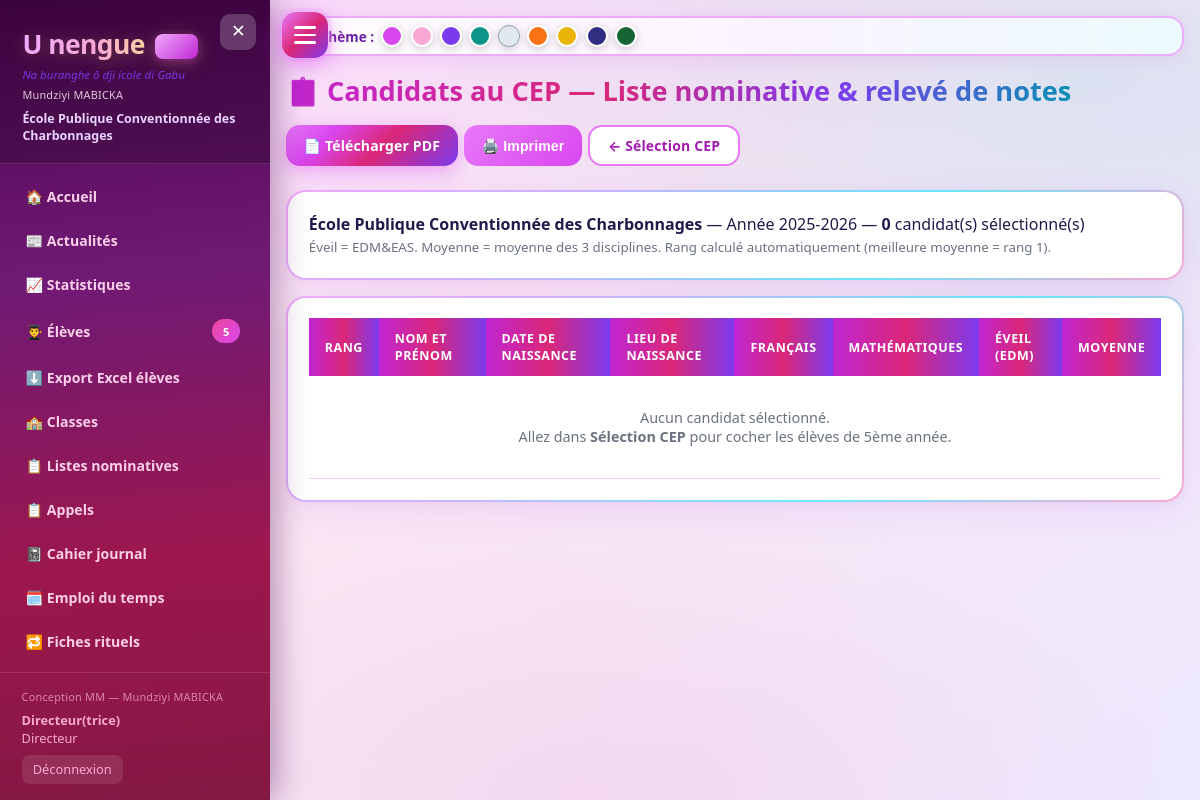
The page /cep/candidats (signed in) on the database its author committed.
### app.py (models this page shows)
class SchoolSettings(db.Model):
    id = db.Column(db.Integer, primary_key=True)
    tenant_id = db.Column(db.Integer, db.ForeignKey('tenant.id'), nullable=True, index=True)
    school_name = db.Column(db.String(200), default='École Primaire')
    address = db.Column(db.String(300), default='')
    phone = db.Column(db.String(50), default='')
    email = db.Column(db.String(120), default='')
    province = db.Column(db.String(100), default='')
    circonscription = db.Column(db.String(100), default='')
    director_name = db.Column(db.String(120), default='')
    annee_scolaire = db.Column(db.String(20), default='2025-2026')
    sms_enabled = db.Column(db.Boolean, default=False)
    sms_provider = db.Column(db.String(50), default='twilio')  # twilio / manuel
    sms_account_sid = db.Column(db.String(120), default='')
    sms_auth_token = db.Column(db.String(120), default='')
    sms_from_number = db.Column(db.String(30), default='')
    smtp_enabled = db.Column(db.Boolean, default=False)
    smtp_host = db.Column(db.String(120), default='smtp.gmail.com')
    smtp_port = db.Column(db.Integer, default=587)
    smtp_user = db.Column(db.String(120), default='')
    smtp_password = db.Column(db.String(200), default='')
    smtp_from = db.Column(db.String(120), default='')
    smtp_use_tls = db.Column(db.Boolean, default=True)
    logo_path = db.Column(db.String(300), default='')
    logo2_path = db.Column(db.String(300), default='')
    logo3_path = db.Column(db.String(300), default='')
    logo4_path = db.Column(db.String(300), default='')

### app.py (the view, shortened to what this page needs)
@app.route('/cep/candidats')
@director_required
def cep_candidats():
    candidats = scoped_query(Student).filter_by(cep_selected=True).order_by(Student.last_name).all()
    rows = []
    ranked = sorted(rows, key=lambda r: (r['moyenne'] is not None, r['moyenne'] or 0), reverse=True)
    for i, r in enumerate(ranked, 1):
        r['rang'] = i if r['moyenne'] is not None else '—'
    settings = scoped_query(SchoolSettings).first()
    return render_template('cep_candidats.html', rows=ranked, settings=settings)

### app.py (called while the page is built, shortened)
def director_required(f):
    @wraps(f)
    def decorated(*args, **kwargs):
        if 'user_id' not in session:
            flash('Veuillez vous connecter.', 'warning')
            return redirect(url_for('login'))
        if session.get('role') not in ('Directeur', 'Createur') and not session.get('is_creator'):
            flash('Accès réservé au directeur.', 'danger')
            return redirect(url_for('dashboard'))
        return f(*args, **kwargs)
    return decorated

def current_tenant_id():
    if session.get('is_creator'):
        return session.get('view_tenant_id')  # optionnel : voir une école
    return session.get('tenant_id')

def scoped_query(model):
    q = model.query
    if not hasattr(model, 'tenant_id'):
        return q
    if session.get('is_creator') and not session.get('view_tenant_id'):
        return q  # créateur voit tout
    tid = current_tenant_id()
    if tid is None:
        return q.filter(model.tenant_id == -1)  # rien
    return q.filter(model.tenant_id == tid)

@app.before_request
def before_request_migrate():
    global _schema_ready

@app.context_processor
def inject_globals():
    try:
        settings = scoped_query(SchoolSettings).first()
        students_count = scoped_query(Student).count()
    except Exception:
        settings = None
        students_count = 0
    return dict(settings=settings, students_count=students_count,
                mastery_class=mastery_class, COMPETENCES=COMPETENCES,
                NIVEAUX=NIVEAUX, PALIERS=PALIERS,
                theme=session.get('theme', 'fuchsia'))

### templates/cep_candidats.html (shortened to what this page needs)
{% extends "base.html" %}
{% block content %}
<div class="page-header">
    <h2>📋 Candidats au CEP — Liste nominative &amp; relevé de notes</h2>
    <div class="btn-group">
        <a href="{{ url_for('cep_candidats_pdf') }}" class="btn btn-primary">📄 Télécharger PDF</a>
        <button onclick="window.print()" class="btn btn-fuchsia">🖨️ Imprimer</button>
        <a href="{{ url_for('cep') }}" class="btn btn-outline">← Sélection CEP</a>
    </div>
</div>
<div class="card" style="margin-bottom:1rem;background:linear-gradient(135deg,#fdf4ff,#fce7f3)">
    <strong>{{ settings.school_name if settings else 'École' }}</strong> —
    Année {{ settings.annee_scolaire if settings else '' }} —
    <strong>{{ rows|length }}</strong> candidat(s) sélectionné(s)
    <br><small style="color:#6b7280">Éveil = EDM&amp;EAS. Moyenne = moyenne des 3 disciplines. Rang calculé automatiquement (meilleure moyenne = rang 1).</small>
</div>
<div class="card">
    <div class="table-wrap">
        <table>
            <thead>
                <tr>
                    <th>Rang</th>
                    <th>Nom et Prénom</th>
                    <th>Date de naissance</th>
                    <th>Lieu de naissance</th>
                    <th>Français</th>
                    <th>Mathématiques</th>
                    <th>Éveil (EDM)</th>
                    <th>Moyenne</th>
                </tr>
            </thead>
            <tbody>
            {% for r in rows %}
            <tr>
                <td><span class="badge {% if r.rang == 1 %}badge-maxi{% elif r.rang == 2 %}badge-mini{% elif r.rang == 3 %}badge-part{% else %}badge-secondary{% endif %}">{{ r.rang }}</span></td>
                <td><strong>{{ r.student.full_name }}</strong></td>
                <td>{{ r.student.birth_date.strftime('%d/%m/%Y') if r.student.birth_date else '—' }}</td>
                <td>{{ r.student.birth_place or '—' }}</td>
                <td>{{ r.francais if r.francais is not none else '—' }}</td>
                <td>{{ r.maths if r.maths is not none else '—' }}</td>
                <td>{{ r.eveil if r.eveil is not none else '—' }}</td>
                <td><strong style="color:#c026d3">{{ r.moyenne if r.moyenne is not none else '—' }}</strong></td>
            </tr>
            {% else %}
            <tr><td colspan="8" style="text-align:center;padding:2rem;color:#6b7280">
                Aucun candidat sélectionné.<br>
                Allez dans <strong>Sélection CEP</strong> pour cocher les élèves de 5ème année.
            </td></tr>
            {% endfor %}
            </tbody>
        </table>
    </div>
</div>
{% endblock %}

### templates/base.html (shortened to what this page needs)
<!DOCTYPE html>
<html lang="fr" data-theme="{{ theme|default("fuchsia") }}">
<head>
    <link rel="stylesheet" href="{{ url_for('static', filename='css/style.css') }}">
</head>
<body>
    <button type="button" class="menu-fab" id="menuToggle" aria-label="Menu">
        <span></span><span></span><span></span>
    </button>
    <aside class="sidebar" id="sidebar">
        <div class="sidebar-header">
            <button type="button" class="menu-close" id="menuClose" aria-label="Fermer">✕</button>
            <h1>U nengue <span class="mm-badge">MM</span></h1>
            <div class="subtitle">Na buranghe ô dji icole di Gabu</div>
            <div class="mm-credit" style="opacity:0.85;margin-top:0.25rem">Mundziyi MABICKA</div>
            <div class="school-name">{{ settings.school_name if settings else 'École Primaire' }}</div>
        </div>
        <nav class="sidebar-nav">
            <a href="{{ url_for('dashboard') }}" class="nav-item {% if request.endpoint == 'dashboard' %}active{% endif %}">🏠 Accueil</a>
            <a href="{{ url_for('actualites') }}" class="nav-item {% if request.endpoint and 'actualite' in request.endpoint %}active{% endif %}">📰 Actualités</a>
            <a href="{{ url_for('statistiques') }}" class="nav-item {% if request.endpoint and 'statistique' in request.endpoint %}active{% endif %}">📈 Statistiques</a>
            <a href="{{ url_for('eleves') }}" class="nav-item {% if 'eleve' in (request.endpoint or '') %}active{% endif %}">👨‍🎓 Élèves <span class="badge">{{ students_count }}</span></a>
            <a href="{{ url_for('export_eleves_xlsx') }}" class="nav-item">⬇️ Export Excel élèves</a>
            {% if session.get('role') == 'Directeur' %}
            <a href="{{ url_for('classes') }}" class="nav-item {% if 'classe' in (request.endpoint or '') %}active{% endif %}">🏫 Classes</a>
            {% endif %}
            <a href="{{ url_for('listes') }}" class="nav-item {% if 'liste' in (request.endpoint or '') %}active{% endif %}">📋 Listes nominatives</a>
            <a href="{{ url_for('appels') }}" class="nav-item {% if request.endpoint and 'appel' in request.endpoint %}active{% endif %}">📋 Appels</a>
            <a href="{{ url_for('cahier_journal') }}" class="nav-item {% if request.endpoint and 'cahier' in request.endpoint %}active{% endif %}">📓 Cahier journal</a>
            <a href="{{ url_for('emploi_du_temps') }}" class="nav-item {% if request.endpoint and 'emploi' in (request.endpoint or '') %}active{% endif %}">🗓️ Emploi du temps</a>
            <a href="{{ url_for('fiches_rituels') }}" class="nav-item {% if request.endpoint and 'rituel' in (request.endpoint or '') %}active{% endif %}">🔁 Fiches rituels</a>
            <a href="{{ url_for('fiches_preparation') }}" class="nav-item {% if request.endpoint and 'preparation' in (request.endpoint or '') %}active{% endif %}">📝 Préparations</a>
        </nav>
        <div class="sidebar-footer">
            <div class="mm-credit">Conception MM — Mundziyi MABICKA</div>
            <div><strong>{{ session.get('full_name', '') }}</strong></div>
            <div>{{ session.get('role', '') }}</div>
            <a href="{{ url_for('logout') }}" class="sidebar-logout">Déconnexion</a>
        </div>
    </aside>
    <main class="main" id="mainContent">
        <div class="theme-bar-top">
            <span>🎨 Thème :</span>
            <a href="{{ url_for('set_theme', name='fuchsia') }}" class="theme-dot" style="background:#d946ef" title="Fuchsia"></a>
            <a href="{{ url_for('set_theme', name='maternelle-pastel') }}" class="theme-dot" style="background:#f9a8d4" title="Maternelle"></a>
            <a href="{{ url_for('set_theme', name='mauve-spatial') }}" class="theme-dot" style="background:#7c3aed" title="Mauve"></a>
            <a href="{{ url_for('set_theme', name='emeraude-mer') }}" class="theme-dot" style="background:#0d9488" title="Émeraude"></a>
            <a href="{{ url_for('set_theme', name='cristal-miranda') }}" class="theme-dot" style="background:#e2e8f0;border:1px solid #94a3b8" title="Cristal"></a>
            <a href="{{ url_for('set_theme', name='orange-vert') }}" class="theme-dot" style="background:#f97316" title="Orange"></a>
            <a href="{{ url_for('set_theme', name='soleil-or') }}" class="theme-dot" style="background:#eab308" title="Soleil"></a>
            <a href="{{ url_for('set_theme', name='nuit-indigo') }}" class="theme-dot" style="background:#312e81" title="Indigo"></a>
            <a href="{{ url_for('set_theme', name='foret-okoume') }}" class="theme-dot" style="background:#166534" title="Forêt"></a>
        </div>
        <div class="page-body">
            {% block content %}{% endblock %}
        </div>
    </main>
</body>
</html>

### rows shown on the page
SchoolSettings: school_name "École Publique Conventionnée des Charbonnages", annee_scolaire "2025-2026"

### other values the page prints
{{ students_count }} "5"
{{ session.get('full_name', '') }} "Directeur(trice)"
{{ session.get('role', '') }} "Directeur"
{{ rows|length }} "0"
